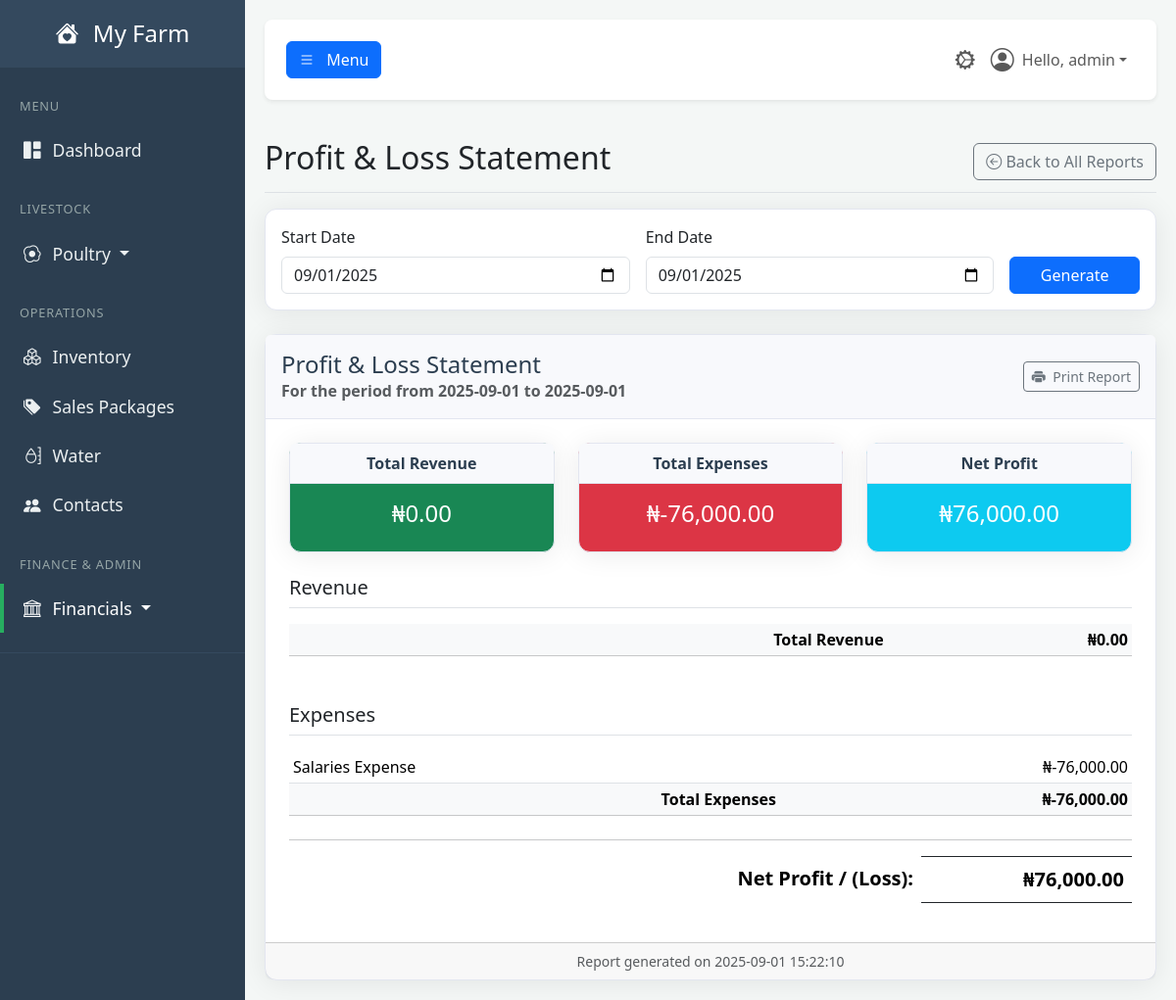
/report/profit-loss (signed in), run on the app's committed database.
### tables this page shows
CREATE TABLE users (
            id INTEGER PRIMARY KEY,
            username TEXT NOT NULL UNIQUE,
            email TEXT NOT NULL UNIQUE,
            password_hash TEXT NOT NULL,
            farm_name TEXT NOT NULL,
            role TEXT NOT NULL DEFAULT 'user', -- 'user' or 'admin'
            is_active BOOLEAN NOT NULL DEFAULT 1,f
            created_at TIMESTAMP DEFAULT CURRENT_TIMESTAMP
        , cash_account_id INTEGER REFERENCES accounts(id));

CREATE TABLE accounts (
            id INTEGER PRIMARY KEY,
            code TEXT UNIQUE,
            name TEXT NOT NULL UNIQUE,
            type TEXT NOT NULL, -- Asset, Liability, Equity, Revenue, Expense
            is_active BOOLEAN NOT NULL DEFAULT 1,
            created_at TIMESTAMP DEFAULT CURRENT_TIMESTAMP
        );

### app.py (the view)
@app.route('/report/profit-loss')
@login_required
@permission_required('run_financial_reports')
def report_profit_loss():
    start_date, end_date = _get_report_dates(request.args)
    db = get_db()
    sql_query = """
        SELECT
            acc.name,
            acc.type,
            (SELECT COALESCE(SUM(je.amount), 0) FROM journal_entries je WHERE je.credit_account_id = acc.id AND je.transaction_date BETWEEN ? AND ?)
            -
            (SELECT COALESCE(SUM(je.amount), 0) FROM journal_entries je WHERE je.debit_account_id = acc.id AND je.transaction_date BETWEEN ? AND ?)
            as balance
        FROM accounts acc
        WHERE acc.type IN ('Revenue', 'Expense')
    """
    params = (start_date, end_date, start_date, end_date)
    account_balances = db.execute(sql_query, params).fetchall()
    revenue_accounts = []
    expense_accounts = []
    total_revenue = 0
    total_expenses = 0
    for acc in account_balances:
        if acc['type'] == 'Revenue':
            balance = -acc['balance']
            if balance != 0:
                revenue_accounts.append({'name': acc['name'], 'balance': balance})
                total_revenue += balance
        elif acc['type'] == 'Expense':
            balance = acc['balance']
            if balance != 0:
                expense_accounts.append({'name': acc['name'], 'balance': balance})
                total_expenses += balance
    data = {
        "revenue_accounts": revenue_accounts,
        "expense_accounts": expense_accounts,
        "total_revenue": total_revenue,
        "total_expenses": total_expenses,
        "net_profit": total_revenue - total_expenses
    }
    return render_template(
        'report_profit_loss.html',
        user=g.user,
        data=data,
        start_date=start_date,
        end_date=end_date,
        now=datetime.utcnow()
    )

### app.py (called while the page is built, shortened)
def get_db():
    if 'db' not in g:
        g.db = sqlite3.connect(DATABASE)
        g.db.row_factory = sqlite3.Row
    return g.db

def login_required(f):
    @wraps(f)
    def decorated_function(*args, **kwargs):
        if 'user_id' not in session:
            flash('Please log in to access this page.', 'warning')
            return redirect(url_for('login'))
        g.user = User.get_by_id(session['user_id'])
        if not g.user:
            session.clear()
            return redirect(url_for('login'))
        return f(*args, **kwargs)
    return decorated_function

def permission_required(permission_name):
    def decorator(f):
        @wraps(f)
        def decorated_function(*args, **kwargs):
            if not hasattr(g, 'user') or not g.user.has_permission(permission_name):
                flash('You do not have the required permission.', 'danger')
                return redirect(url_for('dashboard'))
            return f(*args, **kwargs)
        return decorated_function
    return decorator

def _get_report_dates(request_args):
    default_start = date.today().replace(day=1).strftime('%Y-%m-%d')
    default_end = date.today().strftime('%Y-%m-%d')
    start_str = request_args.get('start_date', default_start)
    end_str = request_args.get('end_date', default_end)
    if not start_str:
        start_str = default_start
    if not end_str:
        end_str = default_end
    return start_str, end_str

    def has_permission(self, required_permission):
        print(f"\n--- PERMISSION CHECK ---")
        print(f"User checking: '{self.username}' (ID: {self.id})")
        print(f"User's role is: '{self.role}'")
        print(f"Permission required: '{required_permission}'")
        if self.role == 'admin':
            print("RESULT: Role is 'admin', access GRANTED.")
            print(f"------------------------")
            return True

    @staticmethod
    def get_by_id(user_id):
        user_row = get_db().execute("SELECT * FROM users WHERE id = ?", (user_id,)).fetchone()
        return User(**user_row) if user_row else None

### templates/report_profit_loss.html (shortened to what this page needs)
{% extends "_report_base.html" %}
{% set report_title = "Profit & Loss Statement" %}
{% block report_content %}
    {% if data %}
        <div class="row mb-4 text-center no-print">
            <div class="col-md-4"><div class="card text-white bg-success shadow-sm"><div class="card-header">Total Revenue</div><div class="card-body"><h4 class="card-title">₦{{ '{:,.2f}'.format(data.total_revenue) }}</h4></div></div></div>
            <div class="col-md-4"><div class="card text-white bg-danger shadow-sm"><div class="card-header">Total Expenses</div><div class="card-body"><h4 class="card-title">₦{{ '{:,.2f}'.format(data.total_expenses) }}</h4></div></div></div>
            <div class="col-md-4"><div class="card text-white bg-info shadow-sm"><div class="card-header">Net Profit</div><div class="card-body"><h4 class="card-title">₦{{ '{:,.2f}'.format(data.net_profit) }}</h4></div></div></div>
        </div>
        <div class="mb-5">
            <h5 class="border-bottom pb-2 mb-3">Revenue</h5>
            <table class="table table-sm">
                <tfoot>
                    <tr class="table-light"><th class="text-end">Total Revenue</th><th class="text-end">₦{{ '{:,.2f}'.format(data.total_revenue) }}</th></tr>
                </tfoot>
            </table>
        </div>
        <div class="mb-4">
            <h5 class="border-bottom pb-2 mb-3">Expenses</h5>
            <table class="table table-sm">
                <tbody>
                    {% for account in data.expense_accounts %}
                    <tr>
                        <td>{{ account.name }}</td>
                        <td class="text-end">₦{{ '{:,.2f}'.format(account.balance) }}</td>
                    </tr>
                    {% endfor %}
                </tbody>
                <tfoot>
                    <tr class="table-light"><th class="text-end">Total Expenses</th><th class="text-end">₦{{ '{:,.2f}'.format(data.total_expenses) }}</th></tr>
                </tfoot>
            </table>
        </div>
        <hr>
        <table class="table table-borderless fs-5">
            <tbody>
                <tr class="fw-bold">
                    <td class="text-end">Net Profit / (Loss):</td>
                    <td class="text-end border-top border-bottom border-dark" style="width: 25%;">
                        ₦{{ '{:,.2f}'.format(data.net_profit) }}
                    </td>
                </tr>
            </tbody>
        </table>
    {% else %}
        <p class="text-center text-muted">Please select a date range and click "Generate" to view the Profit & Loss Statement.</p>
    {% endif %}
{% endblock %}

### templates/base.html (shortened to what this page needs)
<!DOCTYPE html>
<html lang="en">
<head>
    <link href="https://cdn.jsdelivr.net/npm/bootstrap@5.3.3/dist/css/bootstrap.min.css" rel="stylesheet">
    <link rel="stylesheet" href="https://cdn.jsdelivr.net/npm/bootstrap-icons@1.11.3/font/bootstrap-icons.min.css">
    <link rel="stylesheet" href="{{ url_for('static', filename='css/style.css') }}">
</head>
<body>
    <div class="wrapper">
        <nav id="sidebar" class="no-print">
            <div class="sidebar-header">
                <h3><a href="{{ url_for('dashboard') }}" class="text-white text-decoration-none">
                    <i class="bi bi-house-heart-fill me-2"></i>
                    {% if g.user %}{{ g.user.farm_name }}{% else %}FarmApp{% endif %}
                </a></h3>
            </div>
            <ul class="list-unstyled components">
                <li class="sidebar-menu-header">MENU</li>
                <li><a href="{{ url_for('dashboard') }}" class="{% if request.endpoint == 'dashboard' %}active{% endif %}"><i class="bi bi-grid-1x2-fill"></i>Dashboard</a></li>
                <li class="sidebar-menu-header mt-3">LIVESTOCK</li>
                {% if g.user and (g.user.has_permission('view_brooding_dashboard') or g.user.has_permission('view_poultry_dashboard')) %}
                <li>
                    <a href="#poultrySubmenu" data-bs-toggle="collapse" aria-expanded="false" class="dropdown-toggle {% if 'poultry' in request.endpoint or 'brooding' in request.endpoint %}active{% endif %}">
                        <i class="bi bi-egg-fried"></i>Poultry
                    </a>
                </li>
                {% endif %}
                <li class="sidebar-menu-header mt-3">OPERATIONS</li>
                {% if g.user.has_permission('view_inventory_dashboard') %}
                    <li><a href="{{ url_for('inventory_dashboard') }}" class="{% if 'inventory' in request.endpoint %}active{% endif %}"><i class="bi bi-boxes"></i>Inventory</a></li>
                {% endif %}
                {% if g.user.has_permission('view_sales_packages') %}
                    <li><a href="{{ url_for('manage_sales_packages') }}" class="{% if request.endpoint == 'manage_sales_packages' %}active{% endif %}"><i class="bi bi-tags-fill"></i>Sales Packages</a></li>
                {% endif %}
                {% if g.user.has_permission('view_water_dashboard') %}
                    <li><a href="{{ url_for('water_dashboard') }}" class="{% if 'water' in request.endpoint %}active{% endif %}"><i class="bi bi-moisture"></i>Water</a></li>
                {% endif %}
                {% if g.user.has_permission('view_contacts_dashboard') %}
                    <li><a href="{{ url_for('contacts_dashboard') }}" class="{% if 'contacts' in request.endpoint %}active{% endif %}"><i class="bi bi-people-fill"></i>Contacts</a></li>
                {% endif %}
                {% set can_view_finance = g.user.has_permission('view_financial_center') or
                                           g.user.has_permission('view_chart_of_accounts') or
                                           g.user.has_permission('view_general_journal') or
                                           g.user.has_permission('view_reports_dashboard') %}
                {% if g.user and can_view_finance %}
                <li class="sidebar-menu-header mt-3">FINANCE & ADMIN</li>
                <li>
                    <a href="#financialSubmenu" data-bs-toggle="collapse" aria-expanded="false" class="dropdown-toggle {% if 'financial' in request.endpoint or 'report' in request.endpoint or 'chart_of_accounts' in request.endpoint or 'general_journal' in request.endpoint %}active{% endif %}">
                        <i class="bi bi-bank"></i>Financials
                    </a>
                </li>
                {% endif %}
            </ul>
        </nav>
        <div id="content">
            <nav class="navbar navbar-expand-lg navbar-light bg-white shadow-sm top-navbar no-print mb-4">
                <div class="container-fluid">
                    <button type="button" id="sidebarCollapse" class="btn btn-primary" aria-controls="sidebar" aria-expanded="false">
                        <i class="bi bi-list"></i>
                        <span class="d-none d-md-inline ms-2">Menu</span>
                    </button>
                    <ul class="navbar-nav ms-auto flex-row align-items-center">
                        {% if g.user and g.user.has_permission('view_admin_panel') %}
                            <li class="nav-item">
                                <a class="nav-link {% if 'admin' in request.endpoint %}active{% endif %}" href="{{ url_for('admin_dashboard') }}" title="Admin Panel">
                                    <i class="bi bi-gear-wide-connected fs-5"></i>
                                </a>
                            </li>
                        {% endif %}
                        <li class="nav-item dropdown">
                            <a class="nav-link dropdown-toggle d-flex align-items-center" href="#" id="navbarDropdownUser" role="button" data-bs-toggle="dropdown" aria-expanded="false">
                                <i class="bi bi-person-circle fs-4 me-2"></i>
                                Hello, {{ g.user.username }}
                            </a>
                        </li>
                    </ul>
                </div>
            </nav>
            <main>
                {% block content %}{% endblock %}
            </main>
        </div>
    </div>
</body>
</html>

### static/CSS/style.css (style rules this page uses)
:root { --primary-green: #27ae60; --dark-slate: #2c3e50; --medium-slate: #34495e; --light-slate: #4a6278; --light-grey: #f4f7f6; --text-muted-color: #95a5a6; --text-light: #ecf0f1; --white: #ffffff; --shadow-color: rgba(0, 0, 0, 0.08); }
body { background-color: var(--light-grey); font-family: 'Segoe UI', Tahoma, Geneva, Verdana, sans-serif; overflow-x: hidden; }
.wrapper { display: flex; width: 100%; align-items: stretch; }
#content { width: 100%; padding: 20px; min-height: 100vh; transition: all 0.3s; }
#sidebar { min-width: 250px; max-width: 250px; min-height: 100vh; background: var(--dark-slate); color: var(--text-light); transition: all 0.3s; }
#sidebar .sidebar-header { padding: 20px; background: var(--medium-slate); text-align: center; }
#sidebar .sidebar-header h3 { font-size: 1.5rem; margin-bottom: 0; }
#sidebar .sidebar-menu-header { padding: 10px 20px; font-size: 0.8rem; color: var(--text-muted-color); text-transform: uppercase; letter-spacing: .05rem; }
#sidebar ul.components { padding: 20px 0; border-bottom: 1px solid var(--medium-slate); }
#sidebar ul li a { padding: 12px 20px; font-size: 1.1em; display: block; color: var(--text-light); border-left: 4px solid transparent; text-decoration: none; transition: all 0.2s ease-in-out; }
#sidebar ul li a.active { color: var(--white); background: var(--dark-slate); border-left: 4px solid var(--primary-green); }
#sidebar ul li a i { margin-right: 12px; }
.top-navbar { padding: 15px 10px; background: var(--white); border: none; border-radius: 8px; margin-bottom: 20px; box-shadow: 0 2px 5px var(--shadow-color); }
.card { border-radius: 0.75rem; border: 1px solid #e3e6f0; box-shadow: 0 0.15rem 1.75rem 0 var(--shadow-color) !important; }
.card-header { background-color: #f8f9fc; border-bottom: 1px solid #e3e6f0; font-weight: 600; color: var(--dark-slate); }

### data on the page
users: user.farm_name "My Farm", user.username "admin"
accounts: name "Salaries Expense", balance "-76,000.00"

### other printed values
{{ report_title }} "Profit & Loss Statement"
{{ start_date }} "2025-09-01"
{{ end_date }} "2025-09-01"
{{ '{:,.2f}'.format(data.total_revenue) }} "0.00"
{{ '{:,.2f}'.format(data.total_expenses) }} "-76,000.00"
{{ '{:,.2f}'.format(data.net_profit) }} "76,000.00"
